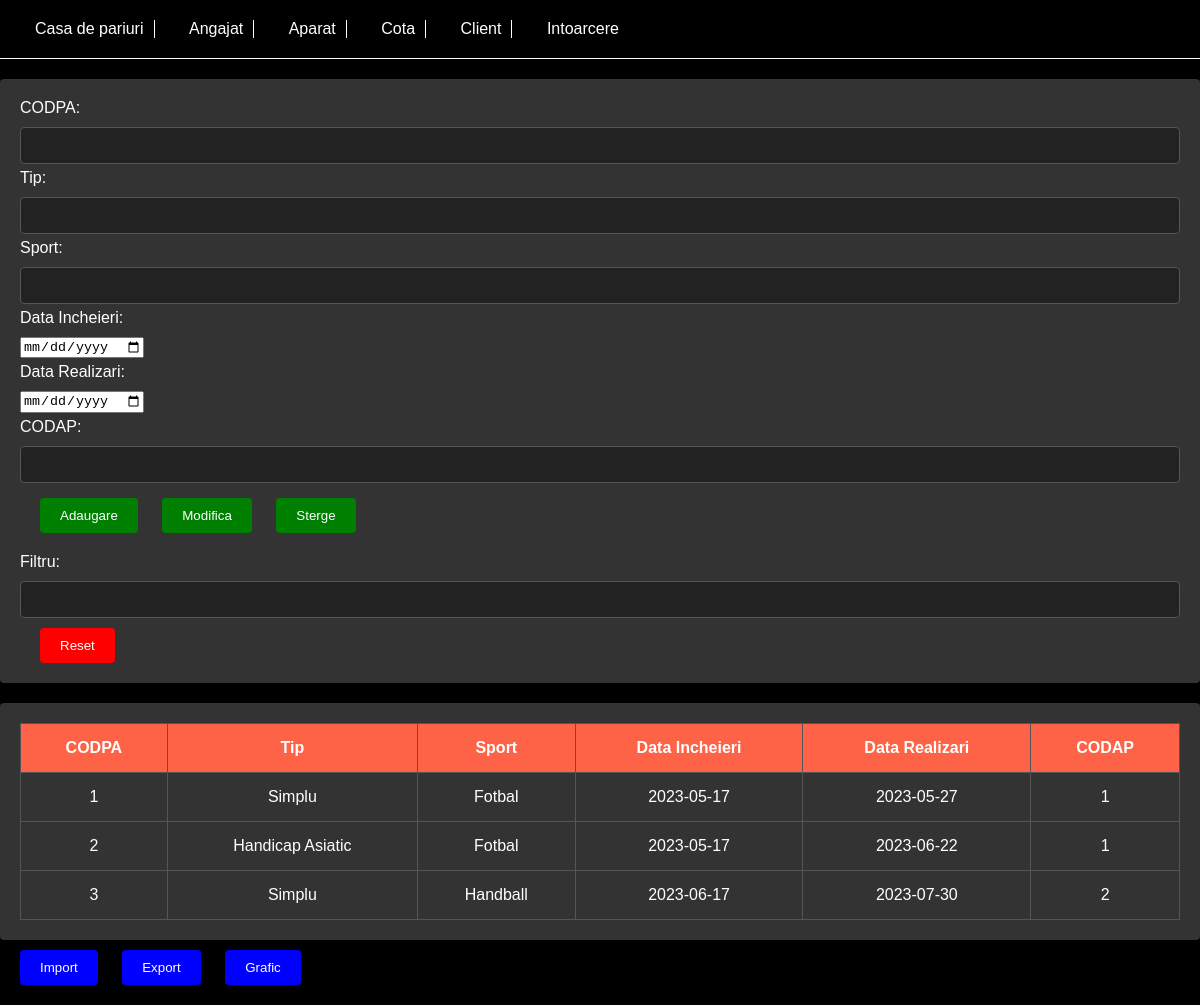
Page /Tabele/pariu.php on the committed database.
### tables this page shows
CREATE TABLE `pariu` (
  `CODPA` int(11) NOT NULL,
  `Tip` varchar(45) NOT NULL,
  `Sport` varchar(45) NOT NULL,
  `Data_Incheieri` date NOT NULL,
  `Data_Realizari` date NOT NULL,
  `CODAP` int(11) NOT NULL
);

### Tabele/pariu.php (the view, shortened to what this page needs)
<!DOCTYPE html>
<html lang="en">
<head>
    <link rel="stylesheet" type="text/css" href="../Styles/style3.css">
</head>
<body>
<header>
    <nav>
        <ul>
            <li><a href="casa_de_pariuri.php">Casa de pariuri</a></li>
            <li><a href="angajat.php">Angajat</a></li>
            <li><a href="aparat.php">Aparat</a></li>
            <li><a href="cota.php">Cota</a></li>
            <li><a href="client.php">Client</a></li>
            <li><a href="../welcome.php">Intoarcere</a>
            </li>
        </ul>
    </nav>
</header>
<div class="inputContainer">
    <form method="post" action="">
        <label for="codpa">CODPA:</label>
        <input style="margin-bottom: 5px" type="text" id="codpa" name="codpa"><br>
        <label for="tip">Tip:</label>
        <input style="margin-bottom: 5px" type="text" id="tip" name="tip"><br>
        <label for="sport">Sport:</label>
        <input style="margin-bottom: 5px" type="text" id="sport" name="sport"><br>
        <label for="data_incheieri">Data Incheieri:</label>
        <input style="margin-bottom: 5px" type="date" id="data_incheieri" name="data_incheieri"><br>
        <label for="data_realizari">Data Realizari:</label>
        <input style="margin-bottom: 5px" type="date" id="data_realizari" name="data_realizari"><br>
        <label for="codap">CODAP:</label>
        <input style="margin-bottom: 5px" type="text" id="codap" name="codap"><br>
        <input type="submit" name="adaugare" value="Adaugare">
        <input type="submit" name="modifica" value="Modifica">
        <input type="submit" name="sterge" value="Sterge"><br>
        <label for="cautare">Filtru:</label>
        <input type="text" id="cautare" name="cautare"><br>
        <input type="button" id="reset" class="resetButton" value="Reset">
    </form>
</div>
<div class="tableContainer">
    <table>
        <thead>
        <tr>
            <th>CODPA</th>
            <th>Tip</th>
            <th>Sport</th>
            <th>Data Incheieri</th>
            <th>Data Realizari</th>
            <th>CODAP</th>
        </tr>
        </thead>
        <tbody>
        <?php
        $servername = "localhost";
        $username = "admin";
        $password = "1234";
        $db_name = "casa_de_pariuri";
        $conn = new mysqli($servername, $username, $password, $db_name);
        $sql = "SELECT CODPA, Tip, Sport, Data_Incheieri, Data_Realizari, CODAP FROM pariu";
        $result = $conn->query($sql);
        if ($result->num_rows > 0) {
            while ($row = $result->fetch_assoc()) {
                echo "<tr onclick='fillInputs(\"" . $row["CODPA"] . "\",\"" . $row["Tip"] . "\",\"" . $row["Sport"] . "\",\"" . $row["Data_Incheieri"] . "\",\"" . $row["Data_Realizari"] . "\",\"" . $row["CODAP"] . "\")'><td>" . $row["CODPA"] . "</td><td>" . $row["Tip"] . "</td><td>" . $row["Sport"] . "</td><td>" . $row["Data_Incheieri"] . "</td><td>" . $row["Data_Realizari"] . "</td><td>" . $row["CODAP"] . "</td></tr>";
            }
        } else {
            echo "<tr><td colspan='6'>0 results</td></tr>";
        }
        ?>
        </tbody>
    </table>
</div>
<input type="button" id="import" class="importButton" value="Import">
<input type="button" id="export" class="exportButton" value="Export">
<input type="button" id="frequency" class="graphButton" value="Grafic">
</body>
</html>

### Styles/style3.css (style rules this page uses)
body { font-family: Arial, sans-serif; background-color: #000000; color: #ffffff; margin: 0; }
header { background-color: #000000; padding: 20px; border-bottom: 1px solid #ffffff; }
nav ul { list-style-type: none; padding: 0; margin: 0; }
nav ul li { display: inline-block; margin: 0 15px; padding-right: 10px; border-right: 1px solid #ffffff; }
nav ul li:last-child { border-right: none; }
nav ul li a { color: #ffffff; text-decoration: none; }
.inputContainer, .filterContainer, .tableContainer, .importExportContainer, .graphContainer { margin-top: 20px; padding: 20px; background-color: #333333; border-radius: 4px; }
.inputContainer label, .filterContainer label { display: block; margin-bottom: 10px; color: #ffffff; }
.inputContainer input[type="text"], .filterContainer input[type="text"] { width: 100%; padding: 10px; border: 1px solid #555555; border-radius: 4px; box-sizing: border-box; background-color: #222222; color: #ffffff; }
.inputContainer input[type="submit"], .filterContainer input[type="button"], .importExportContainer input[type="button"], .graphContainer input[type="button"] { padding: 10px 20px; background-color: green; color: #ffffff; border: none; border-radius: 4px; cursor: pointer; transition: background-color 0.2s ease; margin-left: 20px; margin-top: 10px; margin-bottom: 20px; }
.tableContainer { overflow-y: auto; max-height: 300px; }
table { width: 100%; border-collapse: collapse; color: #ffffff; }
table, th, td { border: 1px solid #555555; padding: 15px; text-align: center; }
th { background-color: #FF6347; color: #ffffff; }
.resetButton { padding: 10px 20px; background-color: red; color: #ffffff; border: none; border-radius: 4px; cursor: pointer; transition: background-color 0.2s ease; margin-left: 20px; margin-top: 10px; }
.graphButton, .importButton, .exportButton { padding: 10px 20px; background-color: blue; color: #ffffff; border: none; border-radius: 4px; cursor: pointer; transition: background-color 0.2s ease; margin-left: 20px; margin-top: 10px; margin-bottom: 20px; }

### rows in the picture
pariu: CODPA "1", Tip "Simplu", Sport "Fotbal", Data_Incheieri "2023-05-17", Data_Realizari "2023-05-27", CODAP "1"
pariu: CODPA "2", Tip "Handicap Asiatic", Sport "Fotbal", Data_Incheieri "2023-05-17", Data_Realizari "2023-06-22", CODAP "1"
pariu: CODPA "3", Tip "Simplu", Sport "Handball", Data_Incheieri "2023-06-17", Data_Realizari "2023-07-30", CODAP "2"
